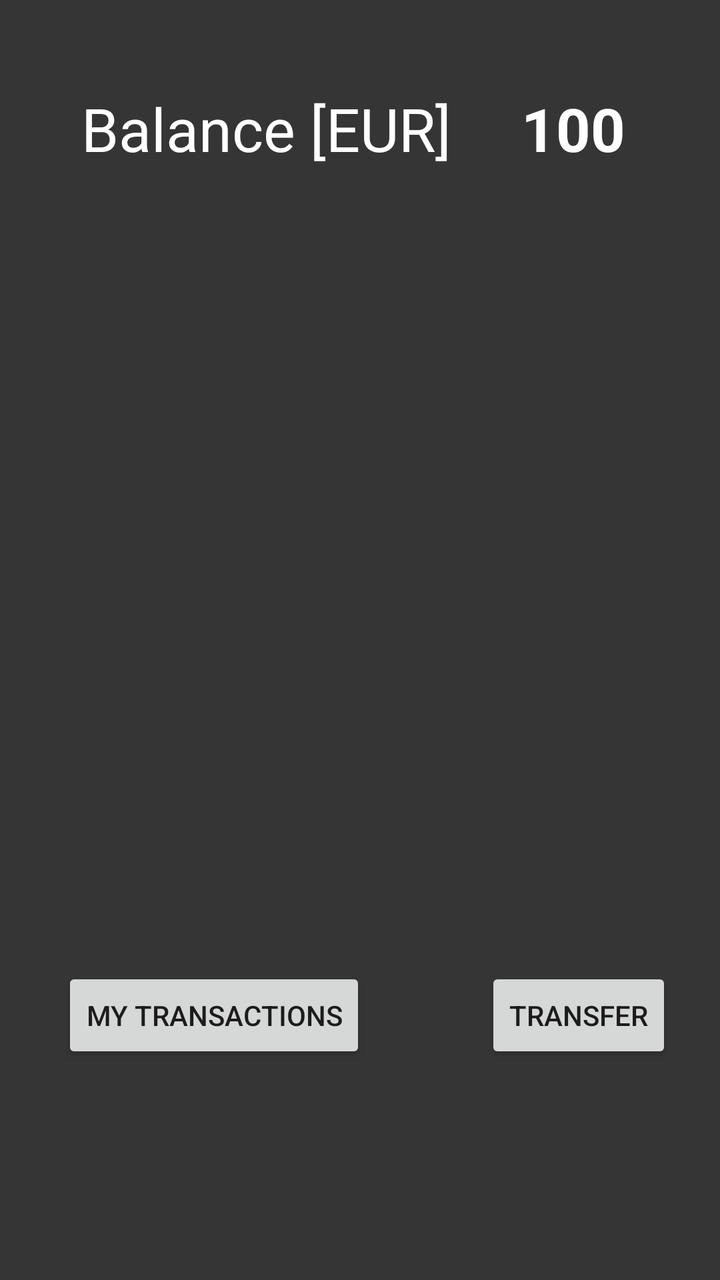
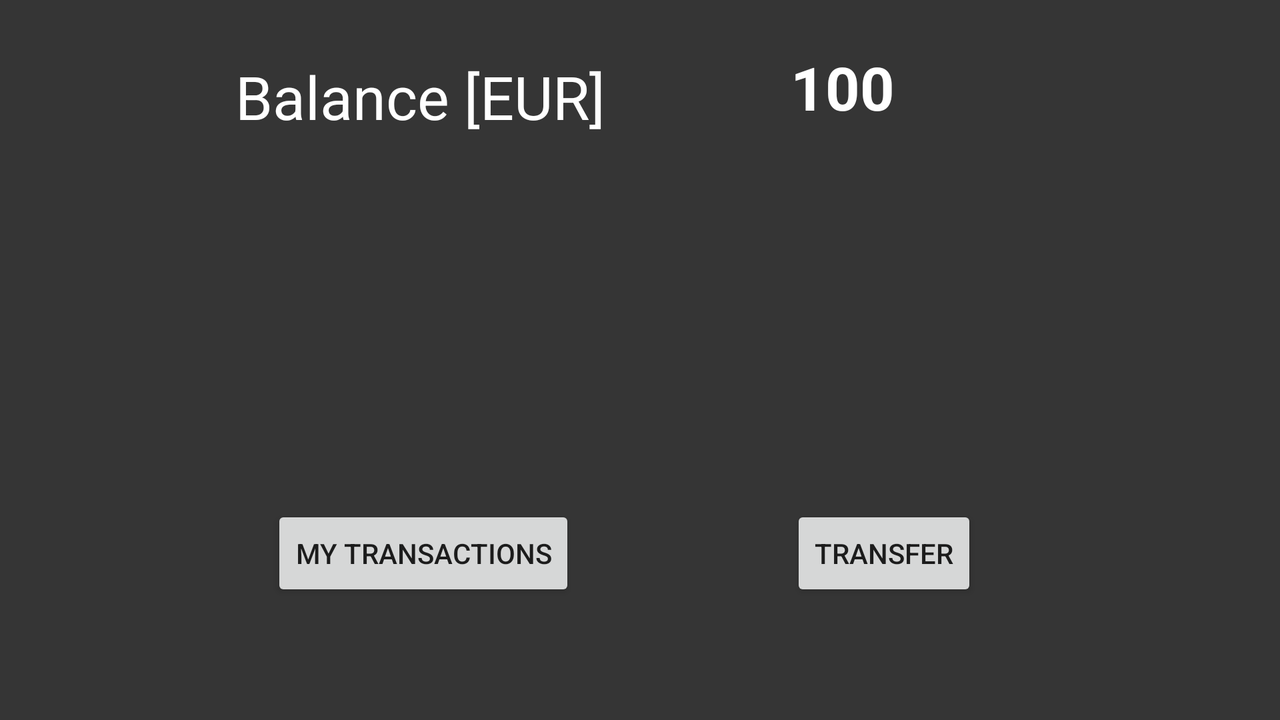

Compare how this app lays out the same screen by default and in its alternative resource folder. The renders come first, then the two layout files and the values they reference.
<!-- AndroidManifest.xml: application theme AppTheme -->
<!-- res/layout/activity_main.xml -->
<?xml version="1.0" encoding="utf-8"?>
<android.support.constraint.ConstraintLayout xmlns:android="http://schemas.android.com/apk/res/android"
    android:id="@+id/main_view"
    xmlns:app="http://schemas.android.com/apk/res-auto"
    xmlns:tools="http://schemas.android.com/tools"
    android:layout_width="match_parent"
    android:layout_height="match_parent"
    android:background="@color/darkGray"
    tools:context=".MainActivity">


    <TextView
        android:id="@+id/lblFixed_balance"
        android:layout_width="196dp"
        android:layout_height="0dp"
        android:layout_marginStart="8dp"
        android:layout_marginTop="44dp"
        android:layout_marginEnd="8dp"
        android:text="@string/lblFixed_Balance"
        android:textColor="@android:color/background_light"
        android:textSize="30sp"
        app:layout_constraintEnd_toEndOf="parent"
        app:layout_constraintHorizontal_bias="0.221"
        app:layout_constraintStart_toStartOf="parent"
        app:layout_constraintTop_toTopOf="parent" />

    <TextView
        android:id="@+id/lbl_balance"
        android:layout_width="wrap_content"
        android:layout_height="wrap_content"
        android:layout_marginStart="8dp"
        android:layout_marginTop="8dp"
        android:layout_marginEnd="32dp"
        android:text="100"
        android:textColor="@android:color/background_light"
        android:textSize="30sp"
        android:textStyle="bold"
        app:layout_constraintBottom_toBottomOf="@+id/lblFixed_balance"
        app:layout_constraintEnd_toEndOf="parent"
        app:layout_constraintHorizontal_bias="0.513"
        app:layout_constraintStart_toEndOf="@+id/lblFixed_balance"
        app:layout_constraintTop_toTopOf="@+id/lblFixed_balance"
        app:layout_constraintVertical_bias="1.0" />

    <Button
        android:id="@+id/btn_transactions"
        android:layout_width="wrap_content"
        android:layout_height="wrap_content"
        android:layout_marginStart="8dp"
        android:layout_marginTop="8dp"
        android:layout_marginEnd="8dp"
        android:layout_marginBottom="8dp"
        android:text="@string/btn_transaction"
        app:layout_constraintBottom_toBottomOf="parent"
        app:layout_constraintEnd_toEndOf="parent"
        app:layout_constraintHorizontal_bias="0.119"
        app:layout_constraintStart_toStartOf="parent"
        app:layout_constraintTop_toTopOf="parent"
        app:layout_constraintVertical_bias="0.826" />

    <Button
        android:id="@+id/btn_transfer"
        android:layout_width="wrap_content"
        android:layout_height="wrap_content"
        android:layout_marginStart="8dp"
        android:layout_marginTop="8dp"
        android:layout_marginEnd="8dp"
        android:layout_marginBottom="8dp"
        android:text="@string/btn_transfer"
        app:layout_constraintBottom_toBottomOf="parent"
        app:layout_constraintEnd_toEndOf="parent"
        app:layout_constraintHorizontal_bias="0.765"
        app:layout_constraintStart_toEndOf="@+id/btn_transactions"
        app:layout_constraintTop_toTopOf="parent"
        app:layout_constraintVertical_bias="0.826" />

</android.support.constraint.ConstraintLayout>
<!-- resources referenced by this layout -->
<resources>
  <color name="darkGray">#353535</color>
  <string name="btn_transaction">My Transactions</string>
  <string name="btn_transfer">Transfer</string>
  <string name="lblFixed_Balance">Balance [EUR]</string>
  <style name="AppTheme" parent="Theme.AppCompat.Light.DarkActionBar">
          
          <item name="colorPrimary">@color/darkGray</item>
          <item name="colorPrimaryDark">@color/colorPrimaryDark</item>
          <item name="colorAccent">@color/colorAccent</item>
  
          <item name="android:textColorHint">#5E5E5E</item>
      </style>
  <color name="colorPrimaryDark">#141414</color>
  <color name="colorAccent">#00A091</color>
</resources>
<!-- res/layout-land/activity_main.xml (the repository's variant of the layout above) -->
<!-- drawn on the phone turned sideways -->
<?xml version="1.0" encoding="utf-8"?>
<android.support.constraint.ConstraintLayout xmlns:android="http://schemas.android.com/apk/res/android"
    android:id="@+id/main_view"
    xmlns:app="http://schemas.android.com/apk/res-auto"
    xmlns:tools="http://schemas.android.com/tools"
    android:layout_width="match_parent"
    android:layout_height="match_parent"
    android:background="@color/darkGray"
    tools:context=".MainActivity">

    <TextView
        android:id="@+id/lblFixed_balance"
        android:layout_width="196dp"
        android:layout_height="0dp"
        android:layout_marginStart="8dp"
        android:layout_marginTop="28dp"
        android:layout_marginEnd="8dp"
        android:text="@string/lblFixed_Balance"
        android:textColor="@android:color/background_light"
        android:textSize="30sp"
        app:layout_constraintEnd_toEndOf="parent"
        app:layout_constraintHorizontal_bias="0.256"
        app:layout_constraintStart_toStartOf="parent"
        app:layout_constraintTop_toTopOf="parent" />

    <TextView
        android:id="@+id/lbl_balance"
        android:layout_width="wrap_content"
        android:layout_height="45dp"
        android:layout_marginStart="8dp"
        android:layout_marginTop="8dp"
        android:layout_marginEnd="32dp"
        android:text="100"
        android:textColor="@android:color/background_light"
        android:textSize="30sp"
        android:textStyle="bold"
        app:layout_constraintBottom_toBottomOf="@+id/lblFixed_balance"
        app:layout_constraintEnd_toEndOf="parent"
        app:layout_constraintHorizontal_bias="0.314"
        app:layout_constraintStart_toEndOf="@+id/lblFixed_balance"
        app:layout_constraintTop_toTopOf="@+id/lblFixed_balance"
        app:layout_constraintVertical_bias="1.0" />

    <Button
        android:id="@+id/btn_transactions"
        android:layout_width="wrap_content"
        android:layout_height="wrap_content"
        android:layout_marginStart="8dp"
        android:layout_marginTop="8dp"
        android:layout_marginBottom="8dp"
        android:text="@string/btn_transaction"
        app:layout_constraintBottom_toBottomOf="parent"
        app:layout_constraintEnd_toEndOf="@+id/lblFixed_balance"
        app:layout_constraintHorizontal_bias="0.28"
        app:layout_constraintStart_toStartOf="@+id/lblFixed_balance"
        app:layout_constraintTop_toBottomOf="@+id/lblFixed_balance"
        app:layout_constraintVertical_bias="0.775" />

    <Button
        android:id="@+id/btn_transfer"
        android:layout_width="wrap_content"
        android:layout_height="wrap_content"
        android:layout_marginTop="8dp"
        android:text="@string/btn_transfer"
        app:layout_constraintBottom_toBottomOf="@+id/btn_transactions"
        app:layout_constraintEnd_toEndOf="@+id/lbl_balance"
        app:layout_constraintHorizontal_bias="0.0"
        app:layout_constraintStart_toStartOf="@+id/lbl_balance"
        app:layout_constraintTop_toTopOf="@+id/btn_transactions"
        app:layout_constraintVertical_bias="1.0" />

</android.support.constraint.ConstraintLayout>
